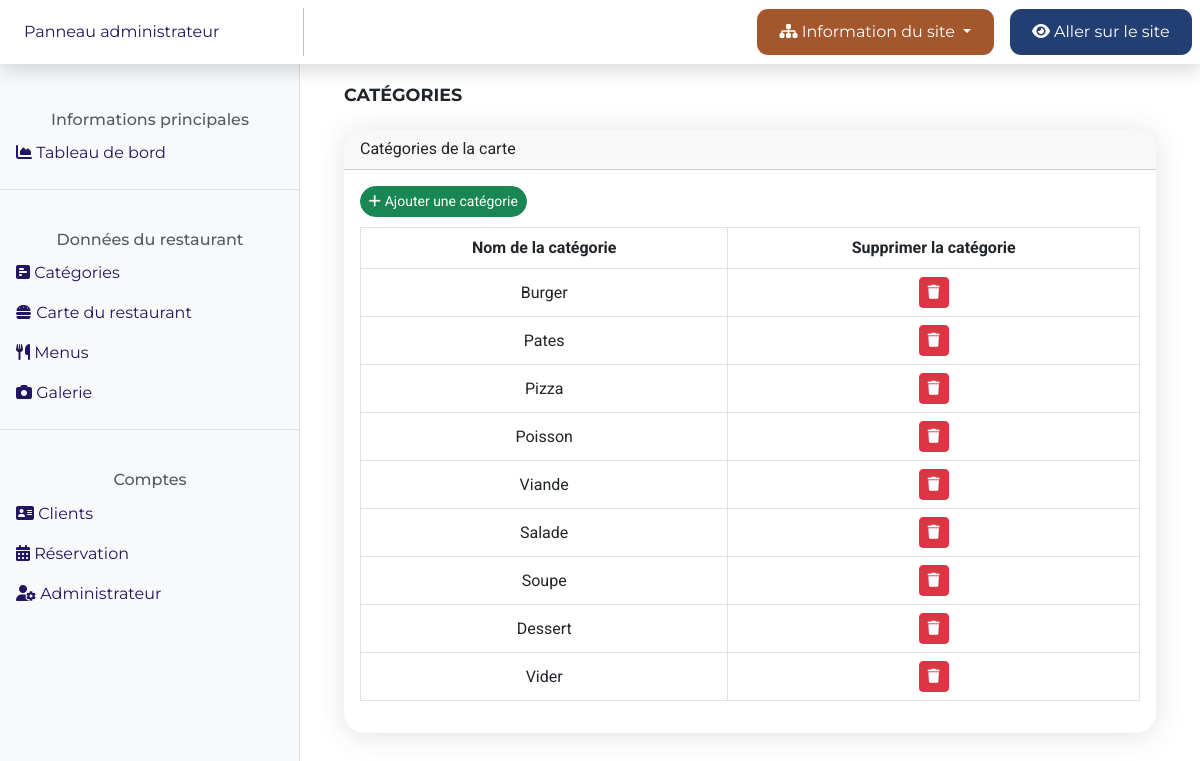
The app's page /admin/Categories.php (signed in) with its own data.
### tables this page shows
CREATE TABLE category
(
  category_id INT(3) NOT NULL AUTO_INCREMENT PRIMARY KEY,
  category_name VARCHAR(100) NOT NULL
);

### admin/Page/Categories-content.php (the view, shortened to what this page needs)
<?php
try {
  $statementcat = $pdo->prepare("SELECT * FROM category");
  $statementcat->execute();
  $categories = $statementcat->fetchAll();
} catch (Exception $e) {
  file_put_contents('dblogs.log', $e->getMessage() . "\n", FILE_APPEND);
  echo 'Une erreur est survenue';
}
?>
<div style="padding:20px">
  <h1 style="text-transform: uppercase;
  font-family: Montserrat, sans-serif;
  margin-bottom: 1.5rem;
  font-size: 1.1rem;
  font-weight: bold;">
    Catégories
  </h1>
  <div class="card">
    <div class="card-header" style="border-top-left-radius: 20px; border-top-right-radius: 20px;">
      Catégories de la carte
    </div>
    <div class="card-body">
      <button class="btn btn-success btn-sm" style="margin-bottom: 10px; border-radius: 30px;" type="button" data-bs-toggle="modal" data-bs-target="#add_new_category">
        <i class="fa fa-plus"></i>
        Ajouter une catégorie
      </button>
      <div class="table-responsive">
        <table class="table table-bordered align-middle text-center">
          <thead>
            <tr>
              <th scope="col">Nom de la catégorie</th>
              <th scope="col">Supprimer la catégorie</th>
            </tr>
          </thead>
          <tbody>
            <?php
            foreach ($categories as $category) {
              echo "<tr>";
              echo "<td>";
              echo $category['category_name'];
              echo "</td>";
              echo "<td>";
              $delete_data = "delete_" . $category["category_id"];
            ?>
              <ul class="list-inline m-0">
                <li class="list-inline-item" data-bs-toggle="tooltip" data-bs-title="Supprimer" data-bs-placement="top">
                  <button class="btn btn-danger btn-sm" type="button" data-bs-toggle="modal" data-bs-target="#<?php echo $delete_data; ?>">
                    <i class="fa fa-trash"></i>
                  </button>
                </li>
              </ul>
            <?php
              echo "</td>";
              echo "</tr>";
            }
            ?>
          </tbody>
        </table>
      </div>
    </div>
  </div>

### admin/Design/CSS/admin1.css (style rules this page uses)
:root { -webkit-box-sizing: border-box; box-sizing: border-box; }
body { font-family: Roboto, sans-serif; overflow-x: hidden; scroll-behavior: smooth; }
.card { margin-bottom: 20px; border: 0px; border-radius: 20px; box-shadow: 0 0.15rem 1.75rem 0 rgba(58, 59, 69, 0.15) !important; }

### records on screen
category: category_name "Burger"
category: category_name "Pates"
category: category_name "Pizza"
category: category_name "Poisson"
category: category_name "Viande"
category: category_name "Salade"
category: category_name "Soupe"
category: category_name "Dessert"
category: category_name "Vider"
